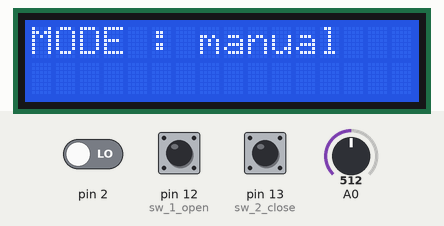
Bench run of a sketch on a simulated Arduino Uno, built with avr-gcc and run on an emulated ATmega328P. Shown: 16×2 character LCD. The inputs (shaded band) are chosen by the test bench; at power-on: pin 2 LOW, pin 12 (sw_1_open) LOW, pin 13 (sw_2_close) LOW, A0 = 512.

Above: at 1.2 s.
1.3 s: pin 2 driven HIGH
At 1.9 s:
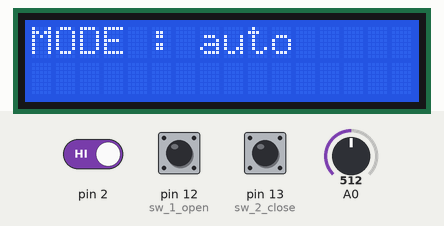
Timing chart, 0 to 4.3 s (numbered marks = the images above; inputs shaded):
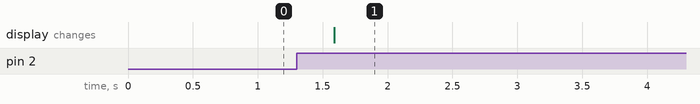

The sketch:

master.ino
```cpp
#include <SoftwareSerial.h>
#include <LiquidCrystal.h>

#define bt_rx 3
#define bt_tx 4

SoftwareSerial bt(bt_rx,bt_tx);
LiquidCrystal lcd(7,6,8,9,10,11); //RS,E,DB4,DB5,DB,DB7

bool mode=false;  //manual:0   auto: 1

void lcd_set(const char mode[]);
void isr0(){
  delay(300);  //debouncing
  if(digitalRead(2)==1){
    mode=!mode;
  }
}

void setup() {
  bt.begin(9600);
  lcd.begin(16,2);
  pinMode(A0,INPUT);
  pinMode(12,INPUT);//sw 1 open
  pinMode(13,INPUT);//sw 2 close
  attachInterrupt(0,isr0,RISING);//inturrupt0(pin2) , 함수 ,모드
}

void loop() {
     if(mode){//auto
      lcd_set("auto");
      if(analogRead(A0)<650)bt.write('o');
      else if (analogRead(A0)>=650)bt.write('c');
      delay(1000);
    }
    else{//manual
      lcd_set("manual");
      if(digitalRead(12)==1)bt.write('o');
      if(digitalRead(13)==1)bt.write('c');
      delay(300);
    }
}

void lcd_set(const char mode[]){
      lcd.clear();
      lcd.print("MODE : ");
      lcd.setCursor(7,0);
      lcd.print(mode);
}
```

Measured:
- after the input at 1.3 s, the display: changes after 0.29 s (image 1)
